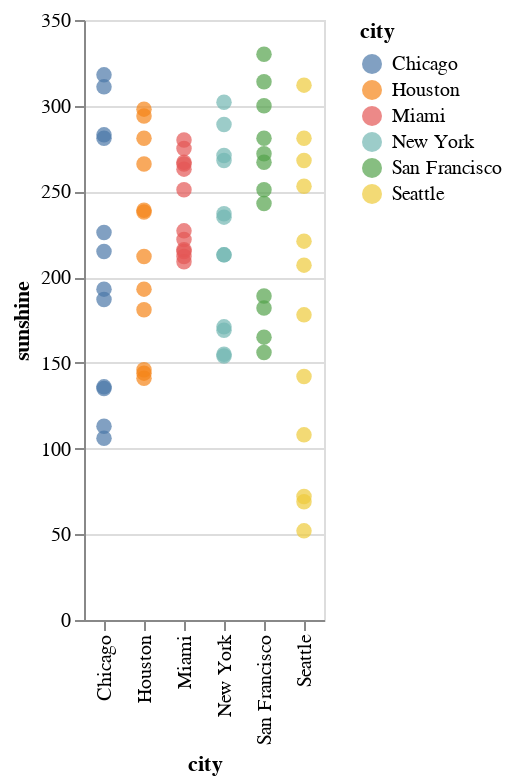

Here is the notebook cell this chart was saved with:
### Code cell
alt.Chart(source).mark_circle(size=60).encode(
    x='city:N',
    y='sunshine:Q',
    color='city:N'
   
)

### Figure 1 — Vega-Lite specification as saved in the notebook (floating-point values rounded to 4 significant figures)
{"config": {"view": {"continuousWidth": 300, "continuousHeight": 300}}, "data": {"name": "data-162638687fd33f296a3b88b07ba677ef"}, "mark": {"type": "circle", "size": 60}, "encoding": {"color": {"field": "city", "type": "nominal"}, "x": {"field": "city", "type": "nominal"}, "y": {"field": "sunshine", "type": "quantitative"}}, "$schema": "https://vega.github.io/schema/vega-lite/v5.15.1.json", "datasets": {"data-162638687fd33f296a3b88b07ba677ef": [{"city": "Chicago", "lon": -87.62, "lat": 41.88, "month": "Jan", "monthnum": 0, "sunshine": 135}, {"city": "Chicago", "lon": -87.62, "lat": 41.88, "month": "Feb", "monthnum": 1, "sunshine": 136}, {"city": "Chicago", "lon": -87.62, "lat": 41.88, "month": "Mar", "monthnum": 2, "sunshine": 187}, {"city": "Chicago", "lon": -87.62, "lat": 41.88, "month": "Apr", "monthnum": 3, "sunshine": 215}, {"city": "Chicago", "lon": -87.62, "lat": 41.88, "month": "May", "monthnum": 4, "sunshine": 281}, {"city": "Chicago", "lon": -87.62, "lat": 41.88, "month": "Jun", "monthnum": 5, "sunshine": 311}, {"city": "Chicago", "lon": -87.62, "lat": 41.88, "month": "Jul", "monthnum": 6, "sunshine": 318}, {"city": "Chicago", "lon": -87.62, "lat": 41.88, "month": "Aug", "monthnum": 7, "sunshine": 283}, {"city": "Chicago", "lon": -87.62, "lat": 41.88, "month": "Sep", "monthnum": 8, "sunshine": 226}, {"city": "Chicago", "lon": -87.62, "lat": 41.88, "month": "Oct", "monthnum": 9, "sunshine": 193}, {"city": "Chicago", "lon": -87.62, "lat": 41.88, "month": "Nov", "monthnum": 10, "sunshine": 113}, {"city": "Chicago", "lon": -87.62, "lat": 41.88, "month": "Dec", "monthnum": 11, "sunshine": 106}, {"city": "Houston", "lon": -95.36, "lat": 29.75, "month": "Jan", "monthnum": 0, "sunshine": 144}, {"city": "Houston", "lon": -95.36, "lat": 29.75, "month": "Feb", "monthnum": 1, "sunshine": 141}, {"city": "Houston", "lon": -95.36, "lat": 29.75, "month": "Mar", "monthnum": 2, "sunshine": 193}, {"city": "Houston", "lon": -95.36, "lat": 29.75, "month": "Apr", "monthnum": 3, "sunshine": 212}, {"city": "Houston", "lon": -95.36, "lat": 29.75, "month": "May", "monthnum": 4, "sunshine": 266}, {"city": "Houston", "lon": -95.36, "lat": 29.75, "month": "Jun", "monthnum": 5, "sunshine": 298}, {"city": "Houston", "lon": -95.36, "lat": 29.75, "month": "Jul", "monthnum": 6, "sunshine": 294}, {"city": "Houston", "lon": -95.36, "lat": 29.75, "month": "Aug", "monthnum": 7, "sunshine": 281}, {"city": "Houston", "lon": -95.36, "lat": 29.75, "month": "Sep", "monthnum": 8, "sunshine": 238}, {"city": "Houston", "lon": -95.36, "lat": 29.75, "month": "Oct", "monthnum": 9, "sunshine": 239}, {"city": "Houston", "lon": -95.36, "lat": 29.75, "month": "Nov", "monthnum": 10, "sunshine": 181}, {"city": "Houston", "lon": -95.36, "lat": 29.75, "month": "Dec", "monthnum": 11, "sunshine": 146}, {"city": "Miami", "lon": -80.19, "lat": 25.76, "month": "Jan", "monthnum": 0, "sunshine": 222}, {"city": "Miami", "lon": -80.19, "lat": 25.76, "month": "Feb", "monthnum": 1, "sunshine": 227}, {"city": "Miami", "lon": -80.19, "lat": 25.76, "month": "Mar", "monthnum": 2, "sunshine": 266}, {"city": "Miami", "lon": -80.19, "lat": 25.76, "month": "Apr", "monthnum": 3, "sunshine": 275}, {"city": "Miami", "lon": -80.19, "lat": 25.76, "month": "May", "monthnum": 4, "sunshine": 280}, {"city": "Miami", "lon": -80.19, "lat": 25.76, "month": "Jun", "monthnum": 5, "sunshine": 251}, {"city": "Miami", "lon": -80.19, "lat": 25.76, "month": "Jul", "monthnum": 6, "sunshine": 267}, {"city": "Miami", "lon": -80.19, "lat": 25.76, "month": "Aug", "monthnum": 7, "sunshine": 263}, {"city": "Miami", "lon": -80.19, "lat": 25.76, "month": "Sep", "monthnum": 8, "sunshine": 216}, {"city": "Miami", "lon": -80.19, "lat": 25.76, "month": "Oct", "monthnum": 9, "sunshine": 215}, {"city": "Miami", "lon": -80.19, "lat": 25.76, "month": "Nov", "monthnum": 10, "sunshine": 212}, {"city": "Miami", "lon": -80.19, "lat": 25.76, "month": "Dec", "monthnum": 11, "sunshine": 209}, {"city": "New York", "lon": -73.94, "lat": 40.73, "month": "Jan", "monthnum": 0, "sunshine": 154}, {"city": "New York", "lon": -73.94, "lat": 40.73, "month": "Feb", "monthnum": 1, "sunshine": 171}, {"city": "New York", "lon": -73.94, "lat": 40.73, "month": "Mar", "monthnum": 2, "sunshine": 213}, {"city": "New York", "lon": -73.94, "lat": 40.73, "month": "Apr", "monthnum": 3, "sunshine": 237}, {"city": "New York", "lon": -73.94, "lat": 40.73, "month": "May", "monthnum": 4, "sunshine": 268}, {"city": "New York", "lon": -73.94, "lat": 40.73, "month": "Jun", "monthnum": 5, "sunshine": 289}, {"city": "New York", "lon": -73.94, "lat": 40.73, "month": "Jul", "monthnum": 6, "sunshine": 302}, {"city": "New York", "lon": -73.94, "lat": 40.73, "month": "Aug", "monthnum": 7, "sunshine": 271}, {"city": "New York", "lon": -73.94, "lat": 40.73, "month": "Sep", "monthnum": 8, "sunshine": 235}, {"city": "New York", "lon": -73.94, "lat": 40.73, "month": "Oct", "monthnum": 9, "sunshine": 213}, {"city": "New York", "lon": -73.94, "lat": 40.73, "month": "Nov", "monthnum": 10, "sunshine": 169}, {"city": "New York", "lon": -73.94, "lat": 40.73, "month": "Dec", "monthnum": 11, "sunshine": 155}, {"city": "San Francisco", "lon": -122.4, "lat": 37.73, "month": "Jan", "monthnum": 0, "sunshine": 165}, {"city": "San Francisco", "lon": -122.4, "lat": 37.73, "month": "Feb", "monthnum": 1, "sunshine": 182}, {"city": "San Francisco", "lon": -122.4, "lat": 37.73, "month": "Mar", "monthnum": 2, "sunshine": 251}, {"city": "San Francisco", "lon": -122.4, "lat": 37.73, "month": "Apr", "monthnum": 3, "sunshine": 281}, {"city": "San Francisco", "lon": -122.4, "lat": 37.73, "month": "May", "monthnum": 4, "sunshine": 314}, {"city": "San Francisco", "lon": -122.4, "lat": 37.73, "month": "Jun", "monthnum": 5, "sunshine": 330}, {"city": "San Francisco", "lon": -122.4, "lat": 37.73, "month": "Jul", "monthnum": 6, "sunshine": 300}, {"city": "San Francisco", "lon": -122.4, "lat": 37.73, "month": "Aug", "monthnum": 7, "sunshine": 272}, {"city": "San Francisco", "lon": -122.4, "lat": 37.73, "month": "Sep", "monthnum": 8, "sunshine": 267}, {"city": "San Francisco", "lon": -122.4, "lat": 37.73, "month": "Oct", "monthnum": 9, "sunshine": 243}, {"city": "San Francisco", "lon": -122.4, "lat": 37.73, "month": "Nov", "monthnum": 10, "sunshine": 189}, {"city": "San Francisco", "lon": -122.4, "lat": 37.73, "month": "Dec", "monthnum": 11, "sunshine": 156}, {"city": "Seattle", "lon": -122.3, "lat": 47.61, "month": "Jan", "monthnum": 0, "sunshine": 69}, {"city": "Seattle", "lon": -122.3, "lat": 47.61, "month": "Feb", "monthnum": 1, "sunshine": 108}, {"city": "Seattle", "lon": -122.3, "lat": 47.61, "month": "Mar", "monthnum": 2, "sunshine": 178}, {"city": "Seattle", "lon": -122.3, "lat": 47.61, "month": "Apr", "monthnum": 3, "sunshine": 207}, {"city": "Seattle", "lon": -122.3, "lat": 47.61, "month": "May", "monthnum": 4, "sunshine": 253}, {"city": "Seattle", "lon": -122.3, "lat": 47.61, "month": "Jun", "monthnum": 5, "sunshine": 268}, {"city": "Seattle", "lon": -122.3, "lat": 47.61, "month": "Jul", "monthnum": 6, "sunshine": 312}, {"city": "Seattle", "lon": -122.3, "lat": 47.61, "month": "Aug", "monthnum": 7, "sunshine": 281}, {"city": "Seattle", "lon": -122.3, "lat": 47.61, "month": "Sep", "monthnum": 8, "sunshine": 221}, {"city": "Seattle", "lon": -122.3, "lat": 47.61, "month": "Oct", "monthnum": 9, "sunshine": 142}, {"city": "Seattle", "lon": -122.3, "lat": 47.61, "month": "Nov", "monthnum": 10, "sunshine": 72}, {"city": "Seattle", "lon": -122.3, "lat": 47.61, "month": "Dec", "monthnum": 11, "sunshine": 52}]}}
